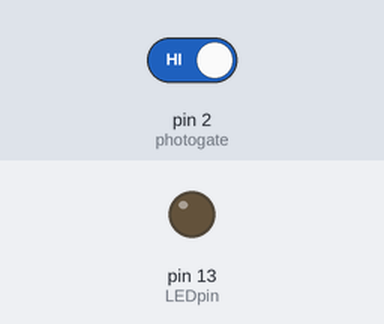
A sketch run on a simulated Arduino Uno, built with avr-gcc and run on an emulated ATmega328P. Shown: output pins drawn as LEDs (lit = HIGH). The inputs (shaded band) are chosen by the test bench; at power-on: pin 2 (photogate) HIGH. What the sketch prints to the serial monitor is not drawn.

Above: at 1.2 s.
1.3 s: pin 2 (photogate) driven LOW
At 1.8 s:
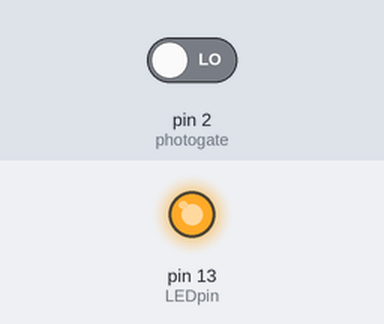
2.8 s: pin 2 (photogate) driven HIGH
At 4.1 s:
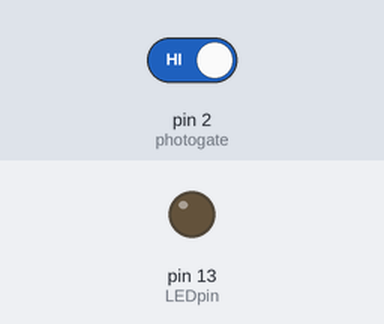
Timing chart, 0 to 5.8 s (numbered marks = the images above; inputs shaded):
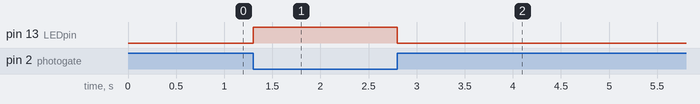

Measured:
- after the input at 1.3 s, pin 13 (LEDpin): LOW → HIGH at once
- after the input at 2.8 s, pin 13 (LEDpin): HIGH → LOW at once

The sketch:

VernierCount.ino
```cpp
/*
VernierCount (v 2017.07)
Monitors a Vernier Drop Counter or Vernier photogate connected to BTD connector.

The sketch sums the "Blocked" events in the period "countTime". As written, the
countTime is 10 seconds.

See www.vernier.com/arduino for more information.

 */
int photogate = 2; // Pin assignment for photogate
int LEDpin = 13;/// line for LED to turn on when count is received.
int countTime = 10000;// this is the total time between reported results, the collect time
int intervalNumber =0;

void setup()
{
  Serial.begin(9600);           // set up Serial library at 9600 bps
  pinMode(LEDpin, OUTPUT);
  Serial.println("Vernier Format 2");
  Serial.println("Count Readings taken using Ardunio");
  Serial.println("Data Set");
  Serial.print("Int"); //long name
  Serial.print("\t"); //tab character
  Serial.println ("Count"); //long name
  Serial.print ("I"); //short name
  Serial.print("\t"); //tab character
  Serial.println("s"); //short name
  Serial.print("#"); //units
  Serial.print("\t"); // tab character
  Serial.println ("#"); //units
};// end of setup

void loop ()
{
  unsigned long timemsStart;
  int countSum = 0;

  timemsStart = millis();
  while ((millis() - timemsStart) <= countTime)
  {
    if (digitalRead(photogate)==LOW)
    {
      digitalWrite(LEDpin, HIGH);// turn on LED
      countSum ++;
      while(digitalRead(photogate)==LOW);
      digitalWrite(LEDpin, LOW); //turn off LED
     }
  }
Serial.print(intervalNumber);
Serial.print("\t"); // tab character
Serial.println(countSum);
intervalNumber++;
} ;// end of loop
```
